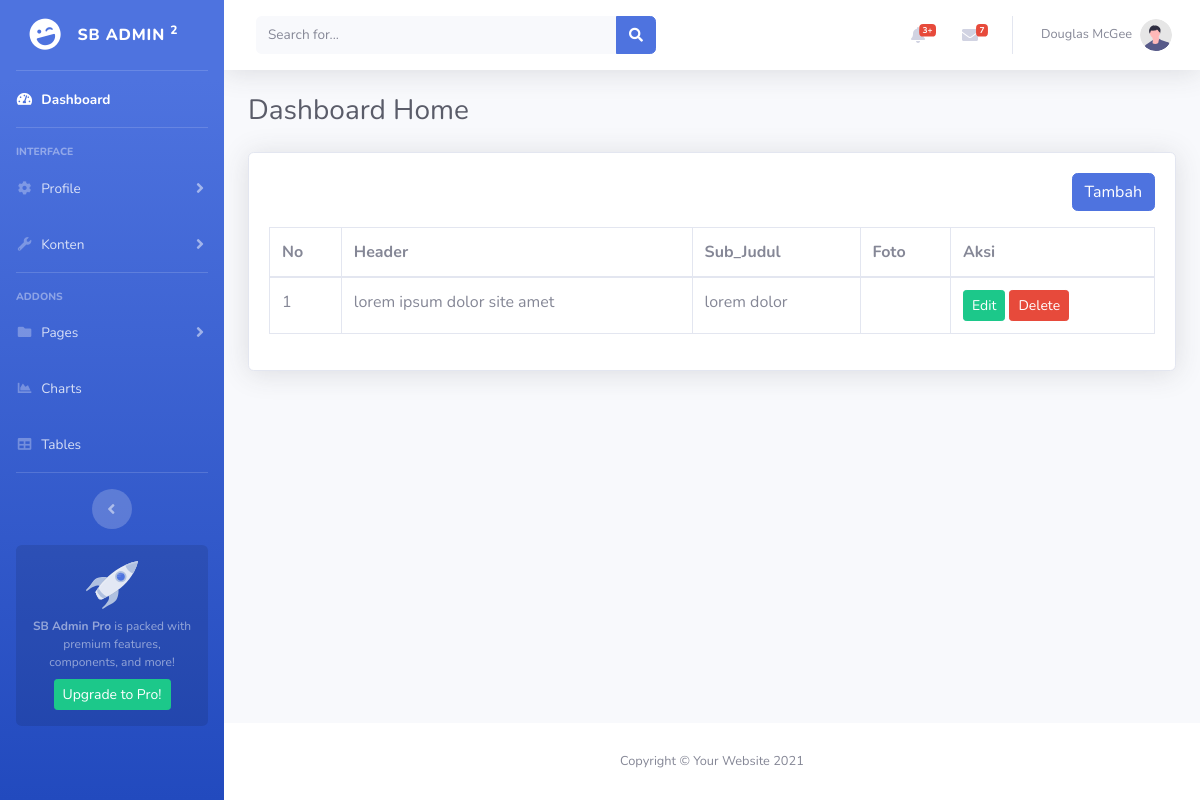
/admin/home.php, run on an earlier commit of the app's database.
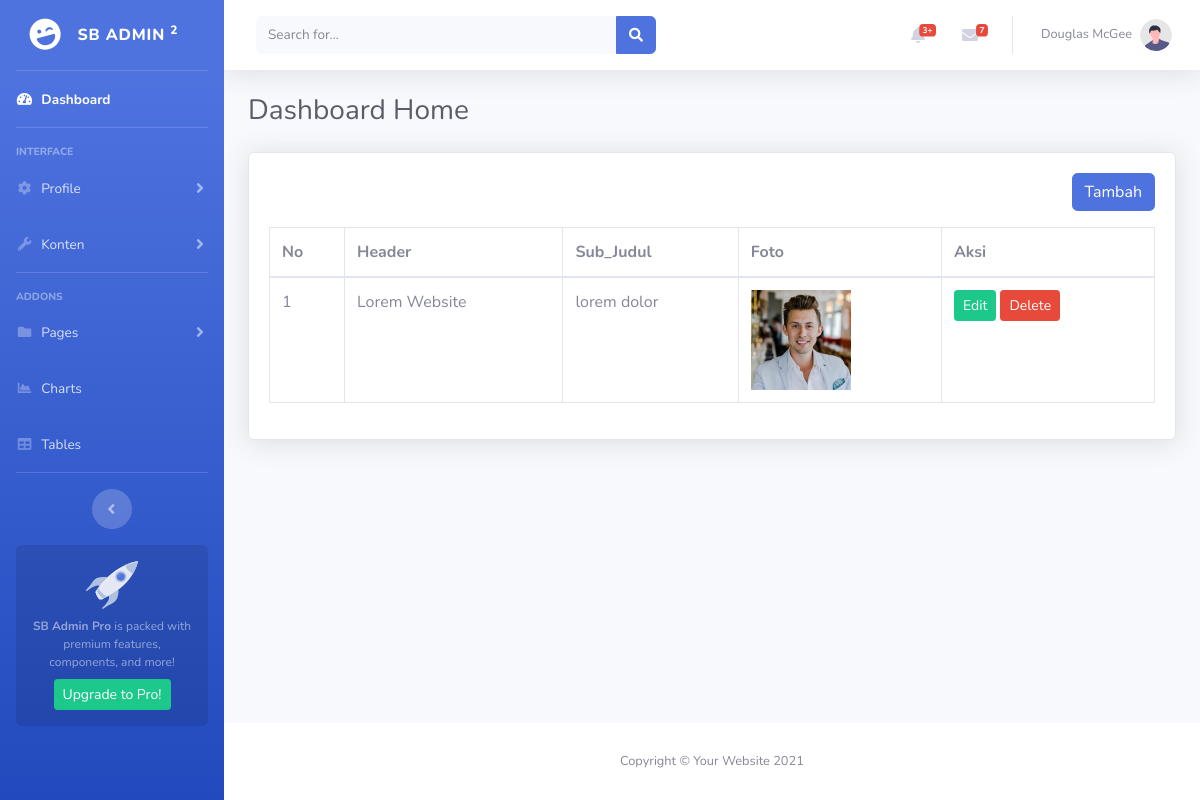
And on a later commit of the database.
### tables this page shows
CREATE TABLE `home` (
  `id` int(11) NOT NULL,
  `header` varchar(50) NOT NULL,
  `sub_judul` varchar(50) NOT NULL,
  `foto` varchar(255) NOT NULL,
  `created_at` timestamp NOT NULL DEFAULT current_timestamp() ON UPDATE current_timestamp()
);

### admin/home.php (the view, shortened to what the changed rows need)
<?php
include 'database/db.php';
$queryHeader = mysqli_query($conn, "SELECT * FROM home");
?>
<!DOCTYPE html>
<html lang="en">
<head>
    <?php include 'layout/css.php' ?>
</head>
<body id="page-top">
    <div id="wrapper">
        <div id="content-wrapper" class="d-flex flex-column">
            <div id="content">
                <div class="container-fluid">
                    <div class="d-sm-flex align-items-center justify-content-between mb-4">
                        <h1 class="h3 mb-0 text-gray-800">Dashboard Home</h1>
                    </div>
                    <div class="card  shadow mb-4">
                        <div class="card-body">
                            <div class="table-responsive">
                                <table class="table table-bordered" width="100%">
                                    <thead>
                                        <tr>
                                            <th>No</th>
                                            <th>Header</th>
                                            <th>Sub_Judul</th>
                                            <th>Foto</th>
                                            <th>Aksi</th>
                                        </tr>
                                    </thead>
                                    <tbody>
                                        <?php $no = 1;
                                        while ($rowHeader = mysqli_fetch_assoc($queryHeader)) { ?>
                                            <tr>
                                                <td><?php echo $no++ ?></td>
                                                <td><?php echo $rowHeader['header'] ?></td>
                                                <td><?php echo $rowHeader['sub_judul'] ?></td>
                                                <td>
                                                    <img width="100" src="upload/<?php echo $rowHeader['foto'] ?>" alt="">
                                                </td>
                                                <td>
                                                    <a href="tambah-home.php?edit=<?php echo $rowHeader['id'] ?>" class="btn btn-success btn-sm">
                                                        <span class="tf-icon bx bx-pencil bx-18px ">Edit</span>
                                                    </a>
                                                    <a onclick="return confirm('Apakah anda yakin akan menghapus data ini??')"
                                                        href="home.php?delete=<?php echo $rowHeader['id'] ?>" class="btn btn-danger btn-sm">
                                                        <span class="tf-icon bx bx-trash bx-18px ">Delete</span>
                                                    </a>
                                                </td>
                                            </tr>
                                        <?php } ?>
                                    </tbody>
                                </table>
                            </div>
                        </div>
                    </div>
                </div>
            </div>
        </div>
    </div>
</body>
</html>

What changed in the data, as far as the page shows it:
changed home "lorem dolor": header "lorem ipsum dolor site amet" → "Lorem Website"; foto: picture added
